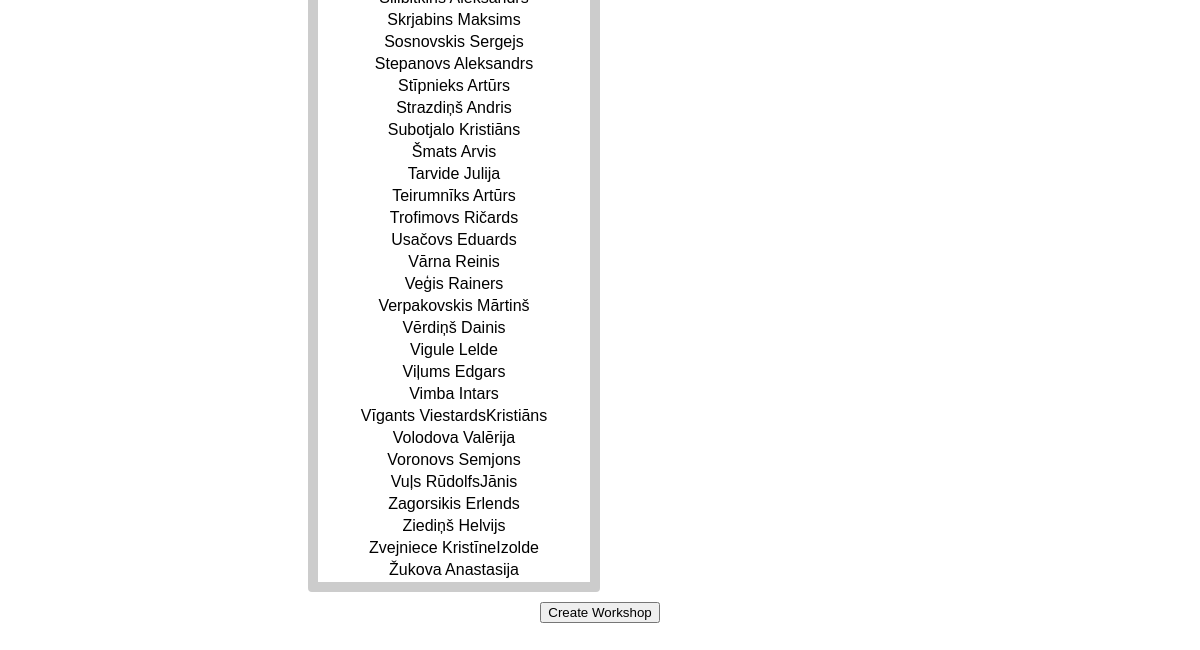
The app's page /add_workshop (signed in, lower part), older data.
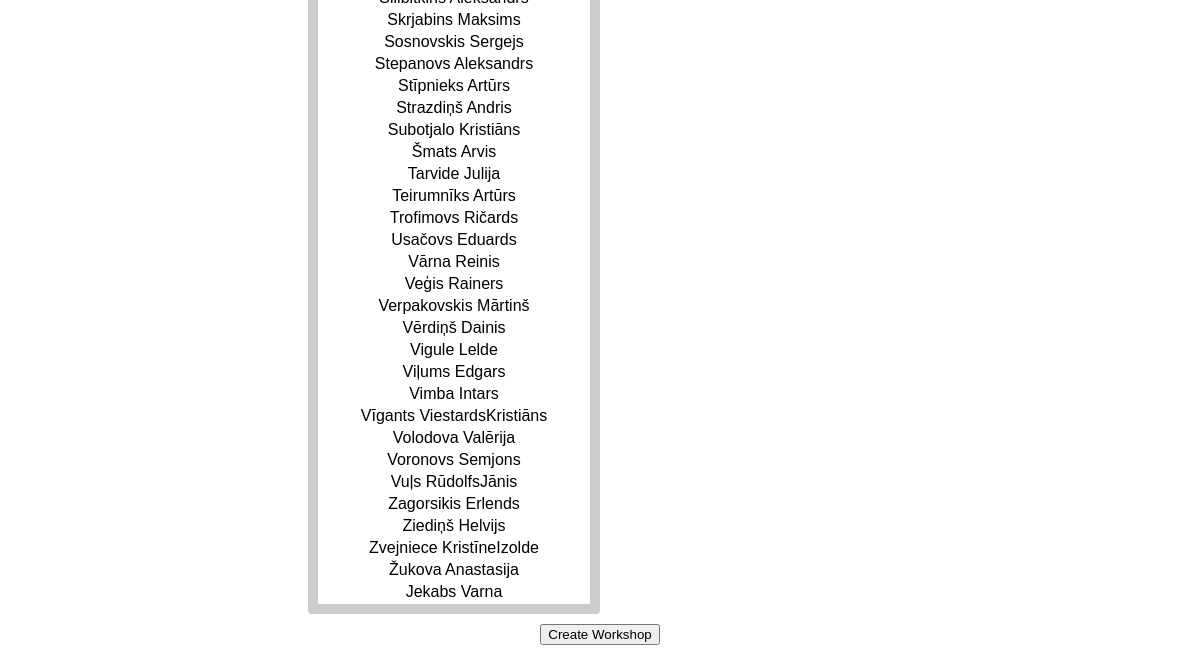
The same page, newer data.
### website/models.py (models this page shows)
class User(db.Model, UserMixin):
    id = db.Column(db.Integer, primary_key=True)
    email = db.Column(db.String(150), unique=True)
    password = db.Column(db.String(150))
    first_name = db.Column(db.String(150))
    role = db.Column(db.String(10), default='student')  # Possible values: admin, lecturer, student

### website/views.py (the view, shortened to what this page needs)
@views.route('/add_workshop', methods=['GET', 'POST'])
@login_required
def add_workshop():
    students = User.query.filter_by(role='student').all()
    return render_template('add_workshop.html', students=students)

### website/__init__.py (called while the page is built)
def create_app():
    app = Flask(__name__)
    app.config['SECRET_KEY'] = 'hjshjhdjah kjshkjdhjs'
    app.config['SQLALCHEMY_DATABASE_URI'] = f'sqlite:///{DB_NAME}'
    db.init_app(app)
    from .views import views
    from .auth import auth
    app.register_blueprint(views, url_prefix='/')
    app.register_blueprint(auth, url_prefix='/')
    from .models import User
    create_database(app)
    login_manager = LoginManager()
    login_manager.login_view = 'auth.login'
    login_manager.init_app(app)
    @login_manager.user_loader
    def load_user(id):
        return User.query.get(int(id))
    return app

### website/templates/add_workshop.html (shortened to what this page needs)
{% extends "base.html" %}
{% block content %}
<div class="container">
  <form action="{{ url_for('views.add_workshop') }}" method="post" id="workshop-form">
    <div class="student-selection-wrapper" style="margin-top: 50px; display: flex;">
      <div class="col-md-6 pr-0 student-list-container">
        <table class="table student-table table-bordered">
          <tbody class="all-students-list">
            {% for student in students %}
              <tr data-id="{{ student.id }}">
                <td>{{ student.first_name }}</td>
              </tr>
            {% endfor %}
          </tbody>
        </table>
      </div>
      <div id="groups-container" class="col-md-6 pl-0 d-flex flex-wrap"></div>
    </div>
    <button type="submit">Create Workshop</button>
  </form>
</div>
{% endblock %}

Row changes from the older to the newer data that the page shows:
added User: first_name "Jekabs Varna"
